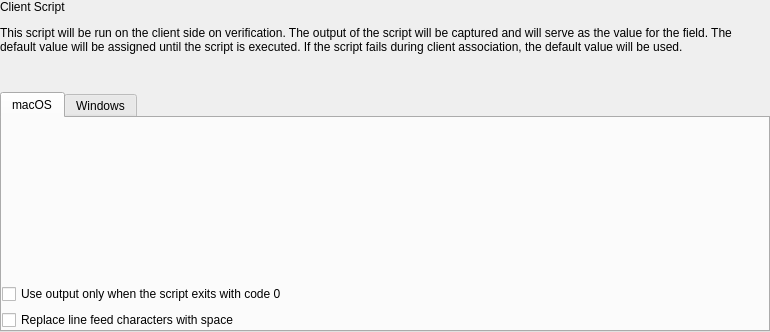
<?xml version="1.0" encoding="UTF-8"?>
<ui version="4.0">
 <class>CustomFieldScriptWidget</class>
 <widget class="QWidget" name="CustomFieldScriptWidget">
  <property name="geometry">
   <rect>
    <x>0</x>
    <y>0</y>
    <width>770</width>
    <height>332</height>
   </rect>
  </property>
  <property name="windowTitle">
   <string>Form</string>
  </property>
  <layout class="QVBoxLayout" name="verticalLayout">
   <property name="spacing">
    <number>12</number>
   </property>
   <property name="leftMargin">
    <number>0</number>
   </property>
   <property name="topMargin">
    <number>0</number>
   </property>
   <property name="rightMargin">
    <number>0</number>
   </property>
   <property name="bottomMargin">
    <number>0</number>
   </property>
   <item>
    <widget class="QLabel" name="lSectionScript">
     <property name="text">
      <string>Client Script</string>
     </property>
    </widget>
   </item>
   <item>
    <widget class="QLabel" name="lTipScript">
     <property name="text">
      <string>This script will be run on the client side on verification. The output of the script will be captured and will serve as the value for the field. The default value will be assigned until the script is executed. If the script fails during client association, the default value will be used.</string>
     </property>
     <property name="wordWrap">
      <bool>true</bool>
     </property>
    </widget>
   </item>
   <item>
    <widget class="QLabel" name="lTipDataType">
     <property name="text">
      <string>&lt;data type tip&gt;</string>
     </property>
     <property name="wordWrap">
      <bool>true</bool>
     </property>
    </widget>
   </item>
   <item>
    <widget class="QTabWidget" name="tabWidget">
     <property name="currentIndex">
      <number>0</number>
     </property>
     <widget class="QWidget" name="tabMacOS">
      <attribute name="title">
       <string>macOS</string>
      </attribute>
      <layout class="QVBoxLayout" name="verticalLayout_2">
       <property name="leftMargin">
        <number>0</number>
       </property>
       <property name="topMargin">
        <number>0</number>
       </property>
       <property name="rightMargin">
        <number>0</number>
       </property>
       <property name="bottomMargin">
        <number>0</number>
       </property>
       <item>
        <widget class="EmbeddedScriptEditorWidget" name="sourceEditorMacOS" native="true">
         <property name="sizePolicy">
          <sizepolicy hsizetype="Expanding" vsizetype="Expanding">
           <horstretch>0</horstretch>
           <verstretch>0</verstretch>
          </sizepolicy>
         </property>
        </widget>
       </item>
       <item>
        <widget class="QCheckBox" name="mustExitZeroMacOS">
         <property name="focusPolicy">
          <enum>Qt::StrongFocus</enum>
         </property>
         <property name="text">
          <string>Use output only when the script exits with code 0</string>
         </property>
        </widget>
       </item>
       <item>
        <widget class="QCheckBox" name="replaceLineFeedMacOS">
         <property name="focusPolicy">
          <enum>Qt::StrongFocus</enum>
         </property>
         <property name="text">
          <string>Replace line feed characters with space</string>
         </property>
        </widget>
       </item>
      </layout>
     </widget>
     <widget class="QWidget" name="tabWindows">
      <attribute name="title">
       <string>Windows</string>
      </attribute>
      <layout class="QVBoxLayout" name="verticalLayout_3">
       <property name="leftMargin">
        <number>0</number>
       </property>
       <property name="topMargin">
        <number>0</number>
       </property>
       <property name="rightMargin">
        <number>0</number>
       </property>
       <property name="bottomMargin">
        <number>0</number>
       </property>
       <item>
        <widget class="EmbeddedScriptEditorWidget" name="sourceEditorWindows" native="true">
         <property name="sizePolicy">
          <sizepolicy hsizetype="Expanding" vsizetype="Expanding">
           <horstretch>0</horstretch>
           <verstretch>0</verstretch>
          </sizepolicy>
         </property>
        </widget>
       </item>
       <item>
        <widget class="QCheckBox" name="mustExitZeroWindows">
         <property name="focusPolicy">
          <enum>Qt::StrongFocus</enum>
         </property>
         <property name="text">
          <string>Use output only when the script exits with code 0</string>
         </property>
        </widget>
       </item>
       <item>
        <widget class="QCheckBox" name="replaceLineFeedWindows">
         <property name="focusPolicy">
          <enum>Qt::StrongFocus</enum>
         </property>
         <property name="text">
          <string>Replace line feed characters with space</string>
         </property>
        </widget>
       </item>
      </layout>
     </widget>
    </widget>
   </item>
  </layout>
 </widget>
 <customwidgets>
  <customwidget>
   <class>EmbeddedScriptEditorWidget</class>
   <extends>QWidget</extends>
   <header>FWAdminLib/EmbeddedScriptEditorWidget.h</header>
  </customwidget>
 </customwidgets>
 <resources/>
 <connections/>
</ui>
